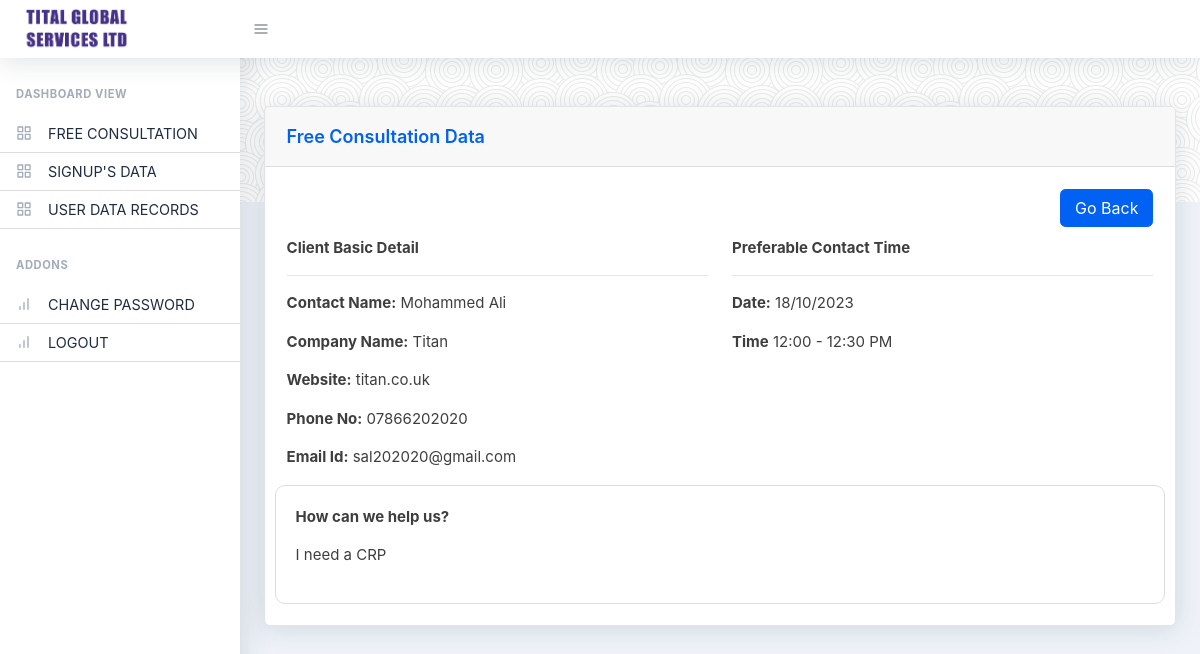
Screenshot of /admin/free-consultation-data.php?id=7 (signed in) with the database file from the repository.
### tables this page shows
CREATE TABLE `book_time` (
  `bid` int(11) NOT NULL,
  `booking_time` varchar(60) NOT NULL,
  `book_time` varchar(120) NOT NULL,
  `book_date` varchar(120) NOT NULL,
  `status` varchar(25) NOT NULL,
  `book_id` varchar(25) NOT NULL,
  `crdate` timestamp NOT NULL DEFAULT current_timestamp()
);

CREATE TABLE `book` (
  `id` int(11) NOT NULL,
  `name` varchar(120) NOT NULL,
  `comp_name` varchar(120) NOT NULL,
  `email` varchar(120) NOT NULL,
  `phone` varchar(20) NOT NULL,
  `website` varchar(120) NOT NULL,
  `bdate` varchar(50) NOT NULL,
  `btime` varchar(20) NOT NULL,
  `remarks` text NOT NULL,
  `rdate` varchar(50) NOT NULL
);

### admin/free-consultation-data.php (the view, shortened to what this page needs)
<?php
require('../include/config.php');
include 'include/header.php';
$id = $_GET["id"];
 $sql = "SELECT * FROM book INNER JOIN book_time ON book.btime = book_time.bid WHERE book.id='$id'";
$result = $conn->query($sql);
   $row = $result->fetch_assoc();
?>
            <div id="layoutSidenav_content">
                <main>
                    <header class="page-header page-header-dark bg-gradient-primary-to-secondary pb-10">
                        <div class="container">
                            <div class="page-header-content pt-4">
                            </div>
                        </div>
                    </header>
                    <div class="container mt-n10">
                            <div class="card mb-4">
                            <div class="card-header">Free Consultation Data</div>
                            <div class="card-body detail-client">
                                <div class="add-packages">
                                    <a href="dashboard.php"><button class="btn pull-right btn-primary" type="button">Go Back</button></a>
                                    <br>
                                    <br>
                                </div>
                                <div class="row">
                                <div class="col-md-6">
                                    <p><b>Client Basic Detail</b></p>
                                    <hr>
                                    <p><b>Contact Name:</b> <?php echo $row['name'];?></p>
                                    <p><b>Company Name:</b> <?php echo $row['comp_name'];?></p>
                                    <p><b>Website:</b> <?php echo $row['website'];?></p>
                                    <p><b>Phone No:</b> <?php echo $row['phone'];?></p>
                                    <p><b>Email Id:</b> <?php echo $row['email'];?></p>
                                    </div>
                                    <div class="col-md-6">
                                    <p><b>Preferable Contact Time</b></p>
                                        <hr>
                                    <p><b>Date:</b> <?php echo date("d/m/Y", strtotime($row['bdate']));?></p>
                                    <p><b>Time</b> <?php echo $row['booking_time'];?></p>
                                    </div>
                                    <div class="col-md-12 border-main">
                                    <p><b>How can we help us?</b></p>
                                    <p><?php echo $row['remarks'];?> </p>
                                    </div>
                                </div>
                            </div>
                            </div>
                    </div>
                </main>
                <?php
include 'include/footer.php';
?>

### rows the page displays
book_time: book.name "Mohammed Ali", book.comp_name "Titan", book.website "titan.co.uk", book.phone "07866202020", book.email "sal202020@gmail.com", book.bdate "18/10/2023", booking_time "12:00 - 12:30 PM", book.remarks "I need a CRP"
